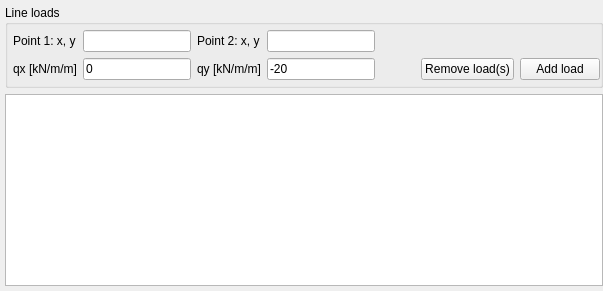
               <widget class="QWidget" name="tab_19">
                <attribute name="title">
                 <string>Line loads</string>
                </attribute>
                <layout class="QVBoxLayout" name="verticalLayout_22">
                 <property name="leftMargin">
                  <number>5</number>
                 </property>
                 <property name="topMargin">
                  <number>5</number>
                 </property>
                 <property name="rightMargin">
                  <number>0</number>
                 </property>
                 <property name="bottomMargin">
                  <number>5</number>
                 </property>
                 <item>
                  <widget class="QGroupBox" name="groupBox_9">
                   <property name="title">
                    <string>Line loads</string>
                   </property>
                   <layout class="QGridLayout" name="gridLayout_8">
                    <property name="leftMargin">
                     <number>5</number>
                    </property>
                    <property name="topMargin">
                     <number>5</number>
                    </property>
                    <property name="rightMargin">
                     <number>0</number>
                    </property>
                    <property name="bottomMargin">
                     <number>5</number>
                    </property>
                    <item row="0" column="0">
                     <widget class="QLabel" name="label_24">
                      <property name="text">
                       <string>Point 1: x, y</string>
                      </property>
                     </widget>
                    </item>
                    <item row="0" column="1">
                     <widget class="QLineEdit" name="lineEdit_17">
                      <property name="sizePolicy">
                       <sizepolicy hsizetype="Preferred" vsizetype="Fixed">
                        <horstretch>0</horstretch>
                        <verstretch>0</verstretch>
                       </sizepolicy>
                      </property>
                     </widget>
                    </item>
                    <item row="2" column="0">
                     <widget class="QLabel" name="label_28">
                      <property name="text">
                       <string>qx [kN/m/m]</string>
                      </property>
                     </widget>
                    </item>
                    <item row="2" column="1">
                     <widget class="QLineEdit" name="lineEdit_21">
                      <property name="sizePolicy">
                       <sizepolicy hsizetype="Preferred" vsizetype="Fixed">
                        <horstretch>0</horstretch>
                        <verstretch>0</verstretch>
                       </sizepolicy>
                      </property>
                      <property name="text">
                       <string>0</string>
                      </property>
                     </widget>
                    </item>
                    <item row="2" column="2">
                     <widget class="QLabel" name="label_29">
                      <property name="text">
                       <string>qy [kN/m/m]</string>
                      </property>
                     </widget>
                    </item>
                    <item row="2" column="3">
                     <widget class="QLineEdit" name="lineEdit_22">
                      <property name="sizePolicy">
                       <sizepolicy hsizetype="Preferred" vsizetype="Fixed">
                        <horstretch>0</horstretch>
                        <verstretch>0</verstretch>
                       </sizepolicy>
                      </property>
                      <property name="text">
                       <string>-20</string>
                      </property>
                     </widget>
                    </item>
                    <item row="2" column="4">
                     <spacer name="horizontalSpacer_26">
                      <property name="orientation">
                       <enum>Qt::Horizontal</enum>
                      </property>
                      <property name="sizeHint" stdset="0">
                       <size>
                        <width>40</width>
                        <height>20</height>
                       </size>
                      </property>
                     </spacer>
                    </item>
                    <item row="2" column="5">
                     <widget class="QPushButton" name="pushButton_18">
                      <property name="text">
                       <string>Remove load(s)</string>
                      </property>
                     </widget>
                    </item>
                    <item row="2" column="6">
                     <widget class="QPushButton" name="pushButton_17">
                      <property name="text">
                       <string>Add load</string>
                      </property>
                     </widget>
                    </item>
                    <item row="0" column="2">
                     <widget class="QLabel" name="label_26">
                      <property name="text">
                       <string>Point 2: x, y</string>
                      </property>
                     </widget>
                    </item>
                    <item row="0" column="3">
                     <widget class="QLineEdit" name="lineEdit_19">
                      <property name="sizePolicy">
                       <sizepolicy hsizetype="Preferred" vsizetype="Fixed">
                        <horstretch>0</horstretch>
                        <verstretch>0</verstretch>
                       </sizepolicy>
                      </property>
                     </widget>
                    </item>
                   </layout>
                  </widget>
                 </item>
                 <item>
                  <widget class="QTableWidget" name="tableWidget_31">
                   <attribute name="horizontalHeaderDefaultSectionSize">
                    <number>120</number>
                   </attribute>
                  </widget>
                 </item>
                </layout>
               </widget>
